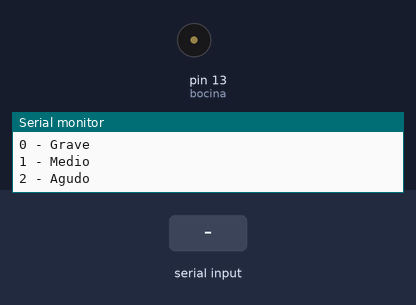
The sketch below on a simulated Arduino Uno, built with avr-gcc and run on an emulated ATmega328P. Shown: buzzer (waves = sounding), the last lines printed to the serial monitor. The inputs (shaded band) are chosen by the test bench.

Above: at 1.2 s.
1.3 s: "90,45\n" received over Serial
At 2.6 s:
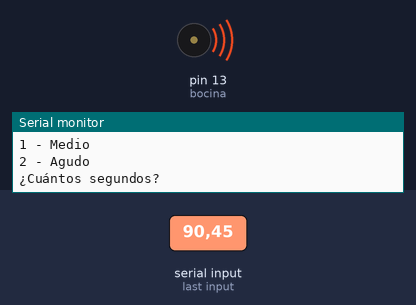
Timing chart, 0 to 4.3 s (numbered marks = the images above; inputs shaded):
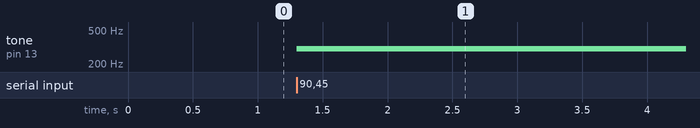

Measured:
- after the input at 1.3 s, tone on pin 13 (bocina): silent → 300 Hz at once

The sketch:

Bocina.ino
```cpp
int bocina = 13;
int tipo = -1;
int segundos = 0;
String buffer = "";
bool esperandoTiempo = false;

void setup() {
  Serial.begin(115200);
  pinMode(bocina, OUTPUT);

  menu();
}

void loop() {
  if (Serial.available()) {
    char c = Serial.read();
    if (c == '\n' || c == '\r') {
      if (esperandoTiempo && buffer.length() > 0) {
        segundos = buffer.toInt();
        if (segundos > 0) {
          sonar(tipo, segundos);
        } else {
          Serial.println("Tiempo no válido.");
        }
        esperandoTiempo = false;
        buffer = "";
        menu();
      }
      return;
    }

    if (esperandoTiempo) {
      if (isDigit(c)) buffer += c;
    } else {
      if (c == '0' || c == '1' || c == '2') {
        tipo = c - '0';
        Serial.print("¿Cuántos segundos? ");
        esperandoTiempo = true;
        buffer = "";
      } else {
        Serial.println("Opción no válida.");
        menu();
      }
    }
  }
}

void menu() {
  Serial.println("0 - Grave");
  Serial.println("1 - Medio");
  Serial.println("2 - Agudo");
}

void sonar(int t, int s) {
  int f = 0;
  if (t == 0) f = 300;
  else if (t == 1) f = 800;
  else if (t == 2) f = 2000;
  else return;

  tone(bocina, f);
  delay(s * 1000);
  noTone(bocina);
}
```
